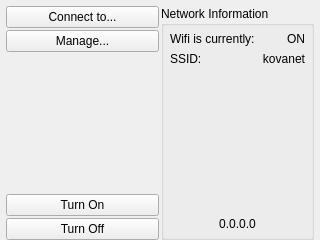
<?xml version="1.0" encoding="UTF-8"?>
<ui version="4.0">
 <class>NetworkSettingsWidget</class>
 <widget class="QWidget" name="NetworkSettingsWidget">
  <property name="geometry">
   <rect>
    <x>0</x>
    <y>0</y>
    <width>320</width>
    <height>240</height>
   </rect>
  </property>
  <property name="windowTitle">
   <string>Network Settings</string>
  </property>
  <layout class="QVBoxLayout" name="verticalLayout_3">
   <property name="leftMargin">
    <number>6</number>
   </property>
   <property name="topMargin">
    <number>6</number>
   </property>
   <property name="rightMargin">
    <number>6</number>
   </property>
   <property name="bottomMargin">
    <number>0</number>
   </property>
   <item>
    <layout class="QHBoxLayout" name="horizontalLayout">
     <property name="spacing">
      <number>2</number>
     </property>
     <item>
      <layout class="QVBoxLayout" name="verticalLayout">
       <item>
        <widget class="QPushButton" name="connect">
         <property name="text">
          <string>Connect to...</string>
         </property>
         <property name="icon">
          <iconset resource="../rc/icons.qrc">
           <normaloff>:/icons/transmit_add.png</normaloff>:/icons/transmit_add.png</iconset>
         </property>
        </widget>
       </item>
       <item>
        <widget class="QPushButton" name="manage">
         <property name="text">
          <string>Manage...</string>
         </property>
         <property name="icon">
          <iconset resource="../rc/icons.qrc">
           <normaloff>:/icons/transmit_edit.png</normaloff>:/icons/transmit_edit.png</iconset>
         </property>
        </widget>
       </item>
       <item>
        <spacer name="verticalSpacer">
         <property name="orientation">
          <enum>Qt::Vertical</enum>
         </property>
         <property name="sizeHint" stdset="0">
          <size>
           <width>20</width>
           <height>40</height>
          </size>
         </property>
        </spacer>
       </item>
       <item>
        <widget class="QPushButton" name="turnOn">
         <property name="text">
          <string>Turn On</string>
         </property>
         <property name="icon">
          <iconset resource="../rc/icons.qrc">
           <normaloff>:/icons/lightbulb.png</normaloff>:/icons/lightbulb.png</iconset>
         </property>
        </widget>
       </item>
       <item>
        <widget class="QPushButton" name="turnOff">
         <property name="text">
          <string>Turn Off</string>
         </property>
         <property name="icon">
          <iconset resource="../rc/icons.qrc">
           <normaloff>:/icons/lightbulb_off.png</normaloff>:/icons/lightbulb_off.png</iconset>
         </property>
        </widget>
       </item>
      </layout>
     </item>
     <item>
      <widget class="QGroupBox" name="groupBox">
       <property name="title">
        <string>Network Information</string>
       </property>
       <layout class="QVBoxLayout" name="verticalLayout_2">
        <property name="leftMargin">
         <number>6</number>
        </property>
        <property name="topMargin">
         <number>6</number>
        </property>
        <property name="rightMargin">
         <number>6</number>
        </property>
        <property name="bottomMargin">
         <number>6</number>
        </property>
        <item>
         <layout class="QHBoxLayout" name="horizontalLayout_2">
          <item>
           <widget class="QLabel" name="stateLabel">
            <property name="text">
             <string>Wifi is currently:</string>
            </property>
           </widget>
          </item>
          <item>
           <widget class="QLabel" name="state">
            <property name="minimumSize">
             <size>
              <width>25</width>
              <height>0</height>
             </size>
            </property>
            <property name="text">
             <string>ON</string>
            </property>
            <property name="alignment">
             <set>Qt::AlignRight|Qt::AlignTrailing|Qt::AlignVCenter</set>
            </property>
           </widget>
          </item>
         </layout>
        </item>
        <item>
         <layout class="QHBoxLayout" name="horizontalLayout_3">
          <item>
           <widget class="QLabel" name="ssidLabel">
            <property name="text">
             <string>SSID:</string>
            </property>
           </widget>
          </item>
          <item>
           <widget class="QLabel" name="ssid">
            <property name="text">
             <string>kovanet</string>
            </property>
            <property name="alignment">
             <set>Qt::AlignRight|Qt::AlignTrailing|Qt::AlignVCenter</set>
            </property>
           </widget>
          </item>
         </layout>
        </item>
        <item>
         <spacer name="verticalSpacer_2">
          <property name="orientation">
           <enum>Qt::Vertical</enum>
          </property>
          <property name="sizeHint" stdset="0">
           <size>
            <width>20</width>
            <height>40</height>
           </size>
          </property>
         </spacer>
        </item>
        <item>
         <layout class="QHBoxLayout" name="horizontalLayout_5">
          <item>
           <widget class="QLabel" name="ip">
            <property name="text">
             <string>0.0.0.0</string>
            </property>
            <property name="alignment">
             <set>Qt::AlignCenter</set>
            </property>
           </widget>
          </item>
         </layout>
        </item>
       </layout>
      </widget>
     </item>
    </layout>
   </item>
  </layout>
 </widget>
 <resources>
  <include location="../rc/icons.qrc"/>
 </resources>
 <connections/>
</ui>
